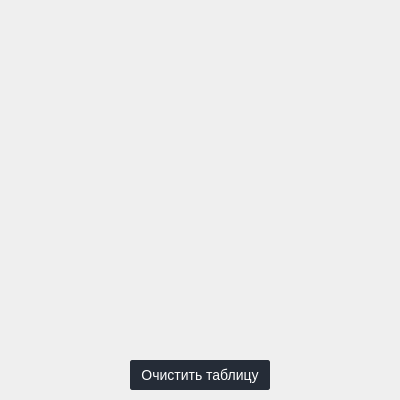
<?xml version="1.0" encoding="UTF-8"?>
<ui version="4.0">
 <class>scoreboard</class>
 <widget class="QWidget" name="scoreboard">
  <property name="windowModality">
   <enum>Qt::WindowModal</enum>
  </property>
  <property name="geometry">
   <rect>
    <x>0</x>
    <y>0</y>
    <width>400</width>
    <height>400</height>
   </rect>
  </property>
  <property name="minimumSize">
   <size>
    <width>400</width>
    <height>400</height>
   </size>
  </property>
  <property name="maximumSize">
   <size>
    <width>400</width>
    <height>400</height>
   </size>
  </property>
  <property name="windowTitle">
   <string>Scoreboard</string>
  </property>
  <property name="windowIcon">
   <iconset resource="resource.qrc">
    <normaloff>:/images/image_0</normaloff>:/images/image_0</iconset>
  </property>
  <property name="windowOpacity">
   <double>1.000000000000000</double>
  </property>
  <widget class="QPushButton" name="bScoreClear">
   <property name="geometry">
    <rect>
     <x>130</x>
     <y>360</y>
     <width>140</width>
     <height>30</height>
    </rect>
   </property>
   <property name="font">
    <font>
     <pointsize>-1</pointsize>
    </font>
   </property>
   <property name="autoFillBackground">
    <bool>false</bool>
   </property>
   <property name="styleSheet">
    <string notr="true">QPushButton {
	padding: 4px;
	color: #fff;
	font-size: 14px;
	border-radius: 2px;
	border: 1px solid #252C37;
	background-color: qlineargradient( x1: 0, y1: 0, x2: 0, y2: 1, stop: 0 #252C37, stop: 1 #252C37);
}
QPushButton:hover {
	color: #111;
	border: 1px solid #252C37;
	background: #fff;
}</string>
   </property>
   <property name="text">
    <string>Очистить таблицу</string>
   </property>
   <property name="default">
    <bool>false</bool>
   </property>
   <property name="flat">
    <bool>true</bool>
   </property>
  </widget>
 </widget>
 <resources>
  <include location="resource.qrc"/>
 </resources>
 <connections/>
</ui>
